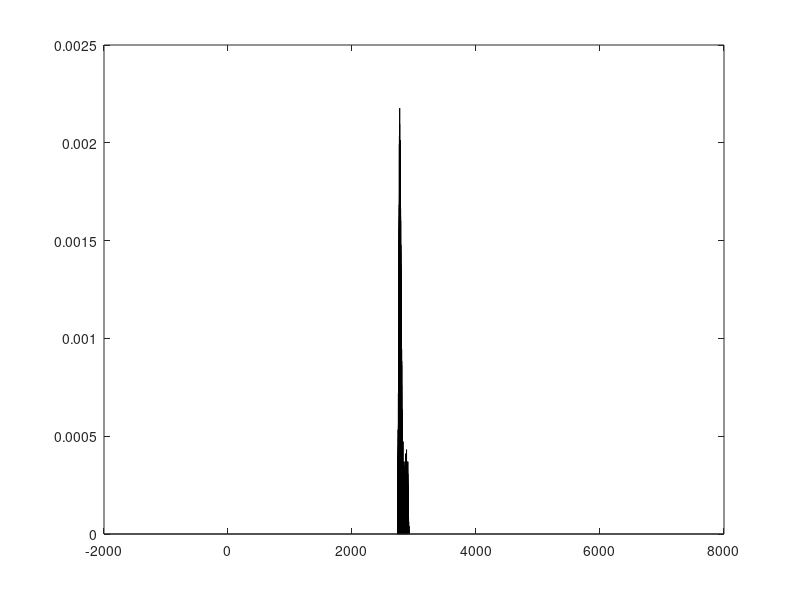
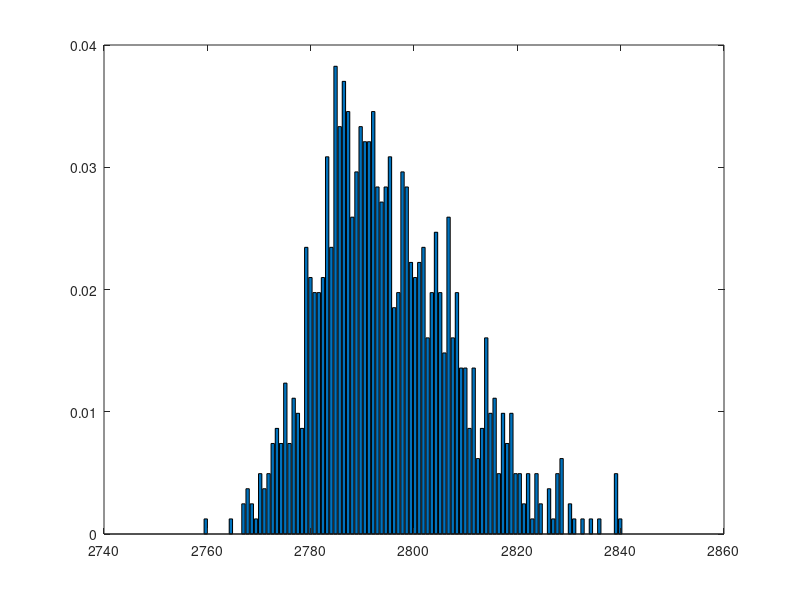
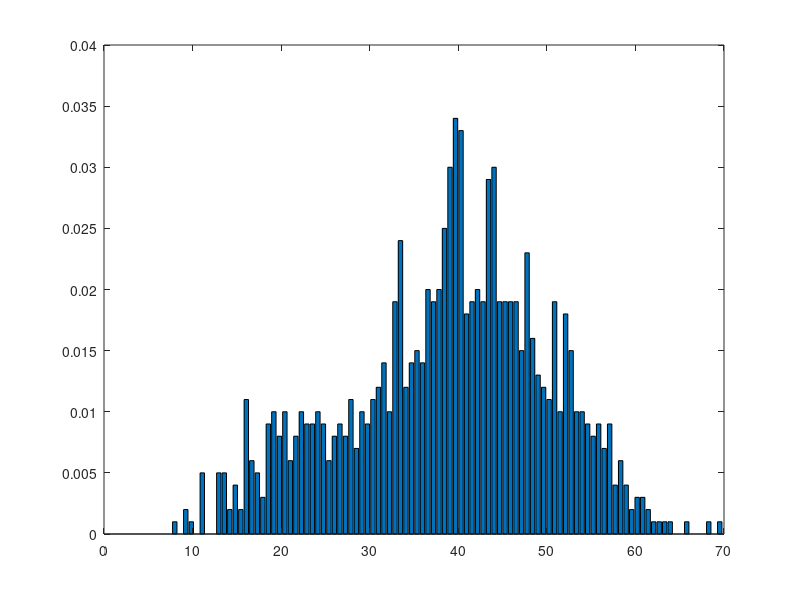
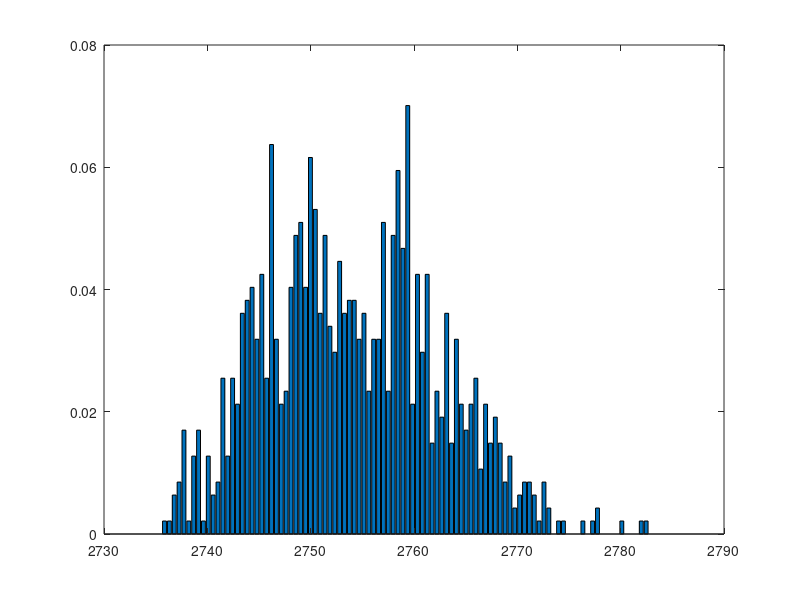

MATLAB code for these plots, in order: (Note: this script raises an error after producing the figures.)
% Geostats: 09/16/2021
clear all;
D = load('elevations.txt');

D = D(:); % creates one big long column 
Ix = find(isfinite(D)) %isfinits is putting zeros in a new vector where there are non-finite values 
                        % and find is finding the values where there are ones and not zeros 

D = D(Ix)

     % and find is finding the values where there are ones and not zeros 
%% PROBLEM 1

D_min = min(D);
D_max = max(D);
D_std = std(D);
D_mean= mean(D);
nbins = 100;
x0 = (D_mean-100*D_std):D_std/100:(D_mean+100*D_std); %sort the values from least to greatest by 10 off the average

%% PROBLEM 2
figure(1)
 
[distr, xbins]= hist(D, x0);
dx = D_std/10; %bin width
distr = distr / sum(distr*dx);
bar(xbins, distr) %plot the relative  density histrogram problem

%% PROBLEM 3
RD = randsample(D,10,true) % draws 10 random numbers from D, the true removes the number and stores it and picks remaining values from new list of data
RD_mean = mean(RD)
RD_min= min(RD)
RD_max= max(RD)

%% PROBLEM 4

for i=1:1000;

   RD = randsample(D,10,true);
   RD_mean(i)= mean(RD);
   RD_min(i) = min(RD);
   RD_max(i) = max(RD);
   RD_std(i) = std(RD);
  
end
%% PROBLEM 5
figure(2)
[distr_mean, xbins_mean]= hist(RD_mean, nbins);
dx_mean = xbins_mean(2)-xbins_mean(1);
distr_mean = distr_mean / (sum(distr_mean.*dx_mean));
bar(xbins_mean, distr_mean) %plot the relative  density histrogram problem

figure(3)
[distr_std, xbins_std]= hist(RD_std, nbins);
dx_std = xbins_std(2)-xbins_std(1);
distr_std = distr_std / sum(distr_std);
bar(xbins_std, distr_std) %plot the relative  density histrogram problem

figure(4)
[distr_min, xbins_min]= hist(RD_min, nbins);
dx_min = xbins_min(2)-xbins_min(1);
distr_min = distr_min / sum(distr_min.*dx_min);
bar(xbins_min, distr_min) %plot the relative  density histrogram problem


figure(5)
[distr_max, xbins_max]= hist(RD_max, nbins);
dx_max = xbins_max(2)-xbins_max(1);
distr_max = distr_max / sum(distr_max.*dx_max);
bar(xbins_max, distr_max) %plot the relative  density histrogram problem


%% PROBLEM 6
ND = load('elevations.txt');
ND = ND(:);
zx = std(D)/10;
z0 = (mean(D)-std(D)*10):zx:(mean(D)+std(D)*10)
[N, xbins]= hist(D,z0);
RDH = N/sum(N*zx);
figure(6);
bar(z0,RDH)
h = 10; %window size 
clear f;
for n=1:length(z0)
    dist = (D-z0(n)); %distance from x0 to all other data values
    Idx = find(abs(dist)<h); %finding all data points within h from x0
    w =15/16*(1-(dist(Idx)/h).^2).^2; %weights of all points
    f(n) =sum(w); %sum the weights 

end 

zx = std(D)/10;
f= 1/sum(f*zx)*f;%normalized pdf 
gauss = mypdf(z0,D_mean, D_std);


figure(6); hold on 
 plot(z0, f, 'g', 'linewidth', 2)
plot(z0, gauss, 'r')

%% PROBLEM 7
%% for ther sample mean
figure(7); hold on
bar(xbins_mean, distr_mean)%For mean distribution values 
mu_0 = std(RD_mean)/10;
RD_0 = (mean(RD_mean)-std(RD_mean)*10):mu_0:(mean(RD_mean)+std(RD_mean)*10)
RDmu = mean(RD_mean)
RDsig = std(RD_mean)
mu_g = mypdf(RD_0, RDmu, RDsig)

plot(RD_0, mu_g, 'r', 'linewidth', 2)
%% for the sample standard deviation
figure(8); hold on
bar(xbins_std, distr_std)
std_0 =std(RD_std)/10;
RDstd_0 = (mean(RD_std)-std(RD_std)*10):std_0:(mean(RD_std)+std(RD_std)*10)
STDmu = mean(RD_std)
STDsig = std(RD_std)
STD_g = mypdf(RDstd_0, STDmu, STDsig)
plot(RDstd_0, STD_g, 'r', 'linewidth', 2)


%% for the sample max 
clear f;
figure(9); hold on
bar(xbins_max, distr_max);
max0 =std(RD_max)/10;
Max_0 = (mean(RD_max)-std(RD_max)*10):max0:(mean(RD_max)+std(RD_max)*10);
Maxmu = mean(RD_max);
Maxsig = std(RD_max);
max_g = mypdf(Max_0, Maxmu, Maxsig);
plot(Max_0, max_g, 'r', 'linewidth', 2)

%% for sample min

clear f;
figure(10); hold on
bar(xbins_min, distr_min);
max0 =std(RD_min)/10;
Max_0 = (mean(RD_min)-std(RD_min)*10):max0:(mean(RD_min)+std(RD_min)*10);
Maxmu = mean(RD_min);
Maxsig = std(RD_min);
max_g = mypdf(Max_0, Maxmu, Maxsig);
plot(Max_0, max_g, 'r', 'linewidth', 2)
%% question 8 

IDmu = find(RD_mean<=D_mean) 
perc_mu = length(IDmu)/length(RD_mean) 
perc_mu = perc_mu*100

fprintf( '%f chance of finding a value less than the true mean', perc_mu) 

%% Question 9

tru_max = find(RD_max>(0.99*D_max) & RD_max<(1.01*D_max)) 
tru_min = find(RD_min>(0.99*D_min) & RD_min<(1.01*D_min)) 


%range = tru_max(min(tru_max):max(tru_max)):tru_min(min(tru_min):max(tru_min):2)
perc_max = length(tru_max)/length(RD_max)
perc_min  = length(tru_min)/length(RD_min)
%Should this be one probabilty 

%% Question 10 
Elev_Range = find(RD_mean >(D_mean - RDsig) & RD_mean < (D_mean + RDsig))
Prob = RD_mean(Elev_Range)
Prob_min = min(Prob) 
Prob_max = max(Prob)

%% question 11
clear D;
D = load('elevations.txt');

D = D(:); % creates one big long column 
Ix = find(isfinite(D)) %isfinits is putting zeros in a new vector where there are non-finite values 
                        % and find is finding the values where there are ones and not zeros 

D = D(Ix)

samplesize = [10, 50, 100, 500];
for q= 1:length(samplesize)
    for n = 1:1000
      D2 = randsample(D, samplesize(q), true);
      Dmean(n,q) = mean(D2); % mean of D2
      Dmin(n,q) = min(D2) ;
      Dstd(n,q) = std(D2);
      Dmax(n,q) = max(D2) ;
    end 
end
figure(14)
subplot(2,2,1)
boxplot(Dmean)
title('D Mean')
subplot(2,2,2)
boxplot(Dstd)
title('D Standard Deviation')
subplot(2,2,3)
boxplot(Dmax)
title('D Maximum')
subplot(2,2,4)
boxplot(Dmin)
title('D Minimum')
%% 
%question 12 Uniform Sampling 
clear D,Ix, D2, x0, D_std; 
figure(11)
D = load('elevations.txt')
nx = 22
nr = 111
nc = 110
Ix=1:nx:nc
Iy = 1:nx:nr
% this time we leave D as a matrix (110x111)
%plot the realtive density histogram 
D_idx = zeros(size(D));
%index D with a vector that describes the rows and clolumns we want 
Ix = find(isfinite(D)) %isfinits is putting zeros in a new vector where there are non-finite values 
                        % and find is finding the values where there are ones and not zeros 

for x = 1:1:22
    for y= 1:1:22
    Iy1 = y:nx:nr;
    Ix1 = x:nx:nc;
    D_idx = D(Ix1, Iy1);
    D_idx = D_idx(isfinite(D_idx));
    D_idx = D_idx(:);
    Didx_mu_200(x,y) = mean(D_idx);
  
    Didx_min_200(x,y) = nanmin(D_idx(:));
    Didx_max_200(x,y) = nanmax(D_idx(:));
    Didx_std_200(x,y) = nanstd(D_idx(:));
    end 
end
% histogram(Didx_mu_200, 30,'Normalization','pdf')

D_mu = mean(Didx_mu_200, 'all');
D_std = std(Didx_mu_200(:));
x0 =(D_mu-100*D_std):D_std/100:(D_mu+100*D_std)
figure
histogram(Didx_std_200, 30,'Normalization','pdf'); hold on 
% gauss_c = mypdf(x0, D_mu, D_std);
% plot(x0, gauss_c, 'r') 



%% Question 13
figure(12)
clear D, D2, x0, D_std, D_mu, Ix1, Iy1, D_idx,D_mu; 

D = load('elevations.txt')
nx = 3
nr = 111
nc = 110
Ix=1:nx:nc
Iy = 1:nx:nr
% this time we leave D as a matrix (110x111)
%plot the realtive density histogram 
%index D with a vector that describes the rows and clolumns we want 
 %isfinits is putting zeros in a new vector where there are non-finite values 
                        % and find is finding the values where there are ones and not zeros 

for x = 1:1:3
    for y= 1:1:3
    Iy1 = y:nx:nr;
    Ix1 = x:nx:nc;
    D_idx = D(Ix1, Iy1);
%     D_idx = D_idx(isfinite(D_idx));
%     D_idx = D_idx(:);
    Didx_mu_30(x,y) = nanmean(D_idx(:));
    Didx_min_30(x,y) = nanmin(D_idx(:));
    Didx_max_30(x,y) = nanmax(D_idx(:));
    Didx_std_30(x,y) = nanstd(D_idx(:));
    end 
end
D_mu = mean(Didx_mu_30, 'all');
D_std = std(Didx_mu_30(:));
x0 =(D_mu-100*D_std):D_std/100:(D_mu+100*D_std);
figure
% histogram(Didx_mu_30, 10,'Normalization','pdf'); hold on 
[S, nbins] = hist(Didx_std_30, 10)
dx = mean(diff(nbins))
N = length(Didx_std_30)
f = S*dx/N
bar(nbins,f)

gauss_c = mypdf(x0, D_mu, D_std);
plot(x0, gauss_c, 'r') 
%% Question 14
clear D,Ix, Ix1, Iy1, D_idx, Dstd, Dmax, Dmin, Dmean;
D = load('elevations.txt')

 %isfinits is putting zeros in a new vector where there are non-finite values 
                        % and find is finding the values where there are ones and not zeros 

nr = 111
nc = 110
samplesize = [50, 100, 200, 400,500]
for q= 1:length(samplesize)
    nx = round(samplesize(q)/9);

    for x = 1:1:nx
        for y = 1:1:nx
        Iy1 = y:nx:nr;
        Ix1 = x:nx:nc;
        D_idx = D(Ix1, Iy1);
%         D_idx = (isfinite(D_idx));
%         D_idx = D_idx(:);
        Didx_mu(x,y) = nanmean(D_idx(:));
        Didx_min(x,y) = nanmin(D_idx(:));
        Didx_max(x,y) = nanmax(D_idx(:));
        Didx_std(x,y) = nanstd(D_idx(:));
        end
     
    end 
    x_mu(q) = nanmean(Didx_mu(:));
    x_std(q) = nanstd(Didx_mu(:))
    len(q) = length(Didx_mu) % number of samples 
    
end
figure
plot(len, x_mu); hold on
plot(len, x_mu-x_std); hold on
plot(len, x_mu+x_std); 
% len, x0,x_std
%  Dmean = nanmean(Didx_mu, 'all'); % mean of D2
%  Dmin = nanmin(Didx_mu,[], 'all') ;
%  Dstd = nanstd(Didx_mu(:));
%  Dmax = nanmax(Didx_mu, [], 'all') ;

% figure(15)
% subplot(2,2,1)
% plot(len, x_mu)
% title('D Mean')
% subplot(2,2,2)
% boxplot(len, x_mu-x_std)
% title('D Standard Deviation')
% subplot(2,2,3)
% boxplot(len, x_mu+x_std)
% title('D Maximum')
% subplot(2,2,4)
% boxplot(Dmin)
% title('D Minimum')

%% GAUSSIAN FUNCTION 

function f =mypdf(z,mu,sig)

A = 1/(sig*sqrt(2*pi));
B = (z-mu).^2;
C = 2*sig.^2;
f = A*exp(-B./C);
end